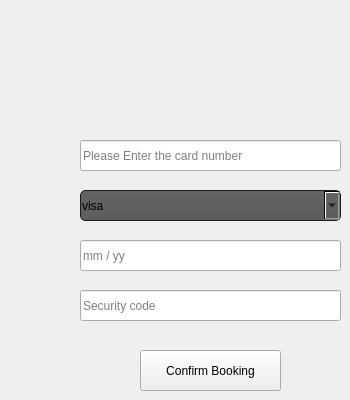
        <widget class="QWidget" name="tab_3">
         <attribute name="title">
          <string>Pay by credit</string>
         </attribute>
         <widget class="QLabel" name="label_15">
          <property name="geometry">
           <rect>
            <x>160</x>
            <y>30</y>
            <width>91</width>
            <height>81</height>
           </rect>
          </property>
          <property name="text">
           <string/>
          </property>
          <property name="pixmap">
           <pixmap>carrd.png</pixmap>
          </property>
          <property name="scaledContents">
           <bool>true</bool>
          </property>
         </widget>
         <widget class="QPushButton" name="pushButton_4">
          <property name="geometry">
           <rect>
            <x>140</x>
            <y>350</y>
            <width>141</width>
            <height>41</height>
           </rect>
          </property>
          <property name="text">
           <string>Confirm Booking</string>
          </property>
         </widget>
         <widget class="QLineEdit" name="lineEdit_10">
          <property name="geometry">
           <rect>
            <x>80</x>
            <y>240</y>
            <width>261</width>
            <height>31</height>
           </rect>
          </property>
          <property name="text">
           <string/>
          </property>
          <property name="placeholderText">
           <string>mm / yy</string>
          </property>
         </widget>
         <widget class="QComboBox" name="comboBox_3">
          <property name="geometry">
           <rect>
            <x>80</x>
            <y>190</y>
            <width>261</width>
            <height>31</height>
           </rect>
          </property>
          <property name="styleSheet">
           <string notr="true">QComboBox
{
    background-color: QLinearGradient( x1: 0, y1: 0, x2: 0, y2: 1, stop: 0 #4d4d4d, stop: 0 #646464, stop: 1 #5d5d5d);
    padding: 1px;
    border-style: solid;
    border: 1px solid #1e1e1e;
    border-radius: 5;
}
</string>
          </property>
          <item>
           <property name="text">
            <string>visa</string>
           </property>
          </item>
          <item>
           <property name="text">
            <string>master card</string>
           </property>
          </item>
          <item>
           <property name="text">
            <string>American Express</string>
           </property>
          </item>
          <item>
           <property name="text">
            <string>Discover</string>
           </property>
          </item>
          <item>
           <property name="text">
            <string/>
           </property>
          </item>
         </widget>
         <widget class="QLineEdit" name="lineEdit_11">
          <property name="geometry">
           <rect>
            <x>80</x>
            <y>140</y>
            <width>261</width>
            <height>31</height>
           </rect>
          </property>
          <property name="text">
           <string/>
          </property>
          <property name="placeholderText">
           <string>Please Enter the card number</string>
          </property>
         </widget>
         <widget class="QLineEdit" name="lineEdit_12">
          <property name="geometry">
           <rect>
            <x>80</x>
            <y>290</y>
            <width>261</width>
            <height>31</height>
           </rect>
          </property>
          <property name="text">
           <string/>
          </property>
          <property name="placeholderText">
           <string>Security code</string>
          </property>
         </widget>
        </widget>
